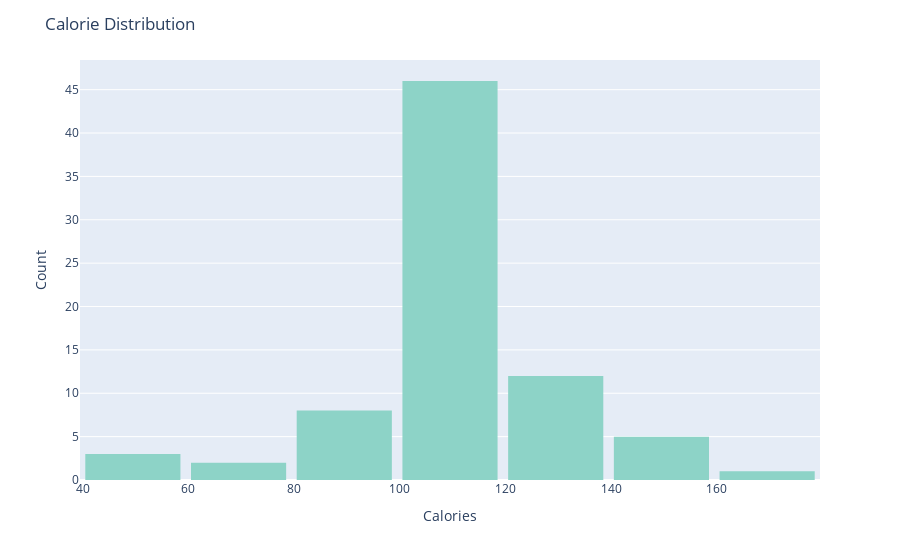

Here is the notebook cell this chart was saved with:
### Code cell
# Create an interactive histogram for calories
fig = px.histogram(cereals_df, x='calories', nbins=10, color_discrete_sequence=px.colors.qualitative.Set3)

# Customize the chart
fig.update_layout(
    title='Calorie Distribution',
    xaxis_title='Calories',
    yaxis_title='Count',
    bargap=0.1,  # Adjust the gap between bars
)

# Show the figure with interactivity
fig.show()

### Figure 1 — Plotly figure (JSON) as saved in the notebook; plotly's stock layout.template omitted (floating-point values rounded to 4 significant figures)
{"data": [{"alignmentgroup": "True", "bingroup": "x", "hovertemplate": "calories=%{x}<br>count=%{y}<extra></extra>", "legendgroup": "", "marker": {"color": "rgb(141,211,199)", "pattern": {"shape": ""}}, "name": "", "nbinsx": 10, "offsetgroup": "", "orientation": "v", "showlegend": false, "type": "histogram", "x": [70, 120, 70, 50, 110, 110, 110, 130, 90, 90, 120, 110, 120, 110, 110, 110, 100, 110, 110, 110, 100, 110, 100, 100, 110, 110, 100, 120, 120, 110, 100, 110, 100, 110, 120, 120, 110, 110, 110, 140, 110, 100, 110, 100, 150, 150, 160, 100, 120, 140, 90, 130, 120, 100, 50, 50, 100, 100, 120, 100, 90, 110, 110, 80, 90, 90, 110, 110, 90, 110, 140, 100, 110, 110, 100, 100, 110], "xaxis": "x", "yaxis": "y"}], "layout": {"autosize": true, "bargap": 0.1, "barmode": "relative", "legend": {"tracegroupgap": 0}, "margin": {"t": 60}, "title": {"text": "Calorie Distribution"}, "xaxis": {"anchor": "y", "autorange": true, "domain": [0, 1], "range": [39.5, 179.5], "title": {"text": "Calories"}, "type": "linear"}, "yaxis": {"anchor": "x", "autorange": true, "domain": [0, 1], "range": [0, 48.42], "title": {"text": "Count"}}}}
